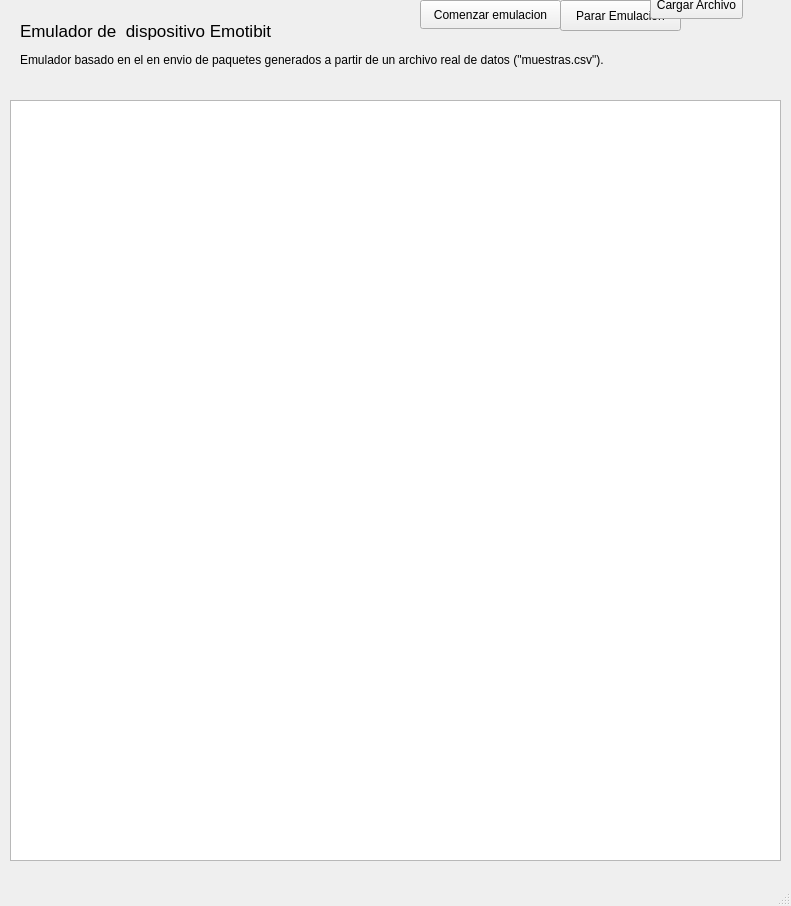
<?xml version="1.0" encoding="UTF-8"?>
<ui version="4.0">
 <class>MainWindow</class>
 <widget class="QMainWindow" name="MainWindow">
  <property name="geometry">
   <rect>
    <x>0</x>
    <y>0</y>
    <width>791</width>
    <height>906</height>
   </rect>
  </property>
  <property name="windowTitle">
   <string>MainWindow</string>
  </property>
  <widget class="QWidget" name="centralwidget">
   <widget class="QLabel" name="labelEmuladorEmotibit">
    <property name="geometry">
     <rect>
      <x>20</x>
      <y>10</y>
      <width>381</width>
      <height>41</height>
     </rect>
    </property>
    <property name="font">
     <font>
      <pointsize>13</pointsize>
     </font>
    </property>
    <property name="text">
     <string>Emulador de  dispositivo Emotibit</string>
    </property>
   </widget>
   <widget class="QTextBrowser" name="textBrowserMensajes">
    <property name="geometry">
     <rect>
      <x>10</x>
      <y>100</y>
      <width>771</width>
      <height>761</height>
     </rect>
    </property>
   </widget>
   <widget class="QPushButton" name="pushButtonStart">
    <property name="geometry">
     <rect>
      <x>420</x>
      <y>0</y>
      <width>141</width>
      <height>29</height>
     </rect>
    </property>
    <property name="text">
     <string>Comenzar emulacion</string>
    </property>
   </widget>
   <widget class="QPushButton" name="pushButtonStop">
    <property name="geometry">
     <rect>
      <x>560</x>
      <y>0</y>
      <width>121</width>
      <height>31</height>
     </rect>
    </property>
    <property name="text">
     <string>Parar Emulacion</string>
    </property>
   </widget>
   <widget class="QPushButton" name="pushButtonLoadCsv">
    <property name="geometry">
     <rect>
      <x>650</x>
      <y>-10</y>
      <width>93</width>
      <height>29</height>
     </rect>
    </property>
    <property name="text">
     <string>Cargar Archivo</string>
    </property>
   </widget>
   <widget class="QLabel" name="label">
    <property name="geometry">
     <rect>
      <x>20</x>
      <y>50</y>
      <width>711</width>
      <height>20</height>
     </rect>
    </property>
    <property name="text">
     <string>Emulador basado en el en envio de paquetes generados a partir de un archivo real de datos (&quot;muestras.csv&quot;).</string>
    </property>
   </widget>
  </widget>
  <widget class="QMenuBar" name="menubar">
   <property name="geometry">
    <rect>
     <x>0</x>
     <y>0</y>
     <width>791</width>
     <height>22</height>
    </rect>
   </property>
  </widget>
  <widget class="QStatusBar" name="statusbar"/>
 </widget>
 <resources/>
 <connections/>
</ui>
